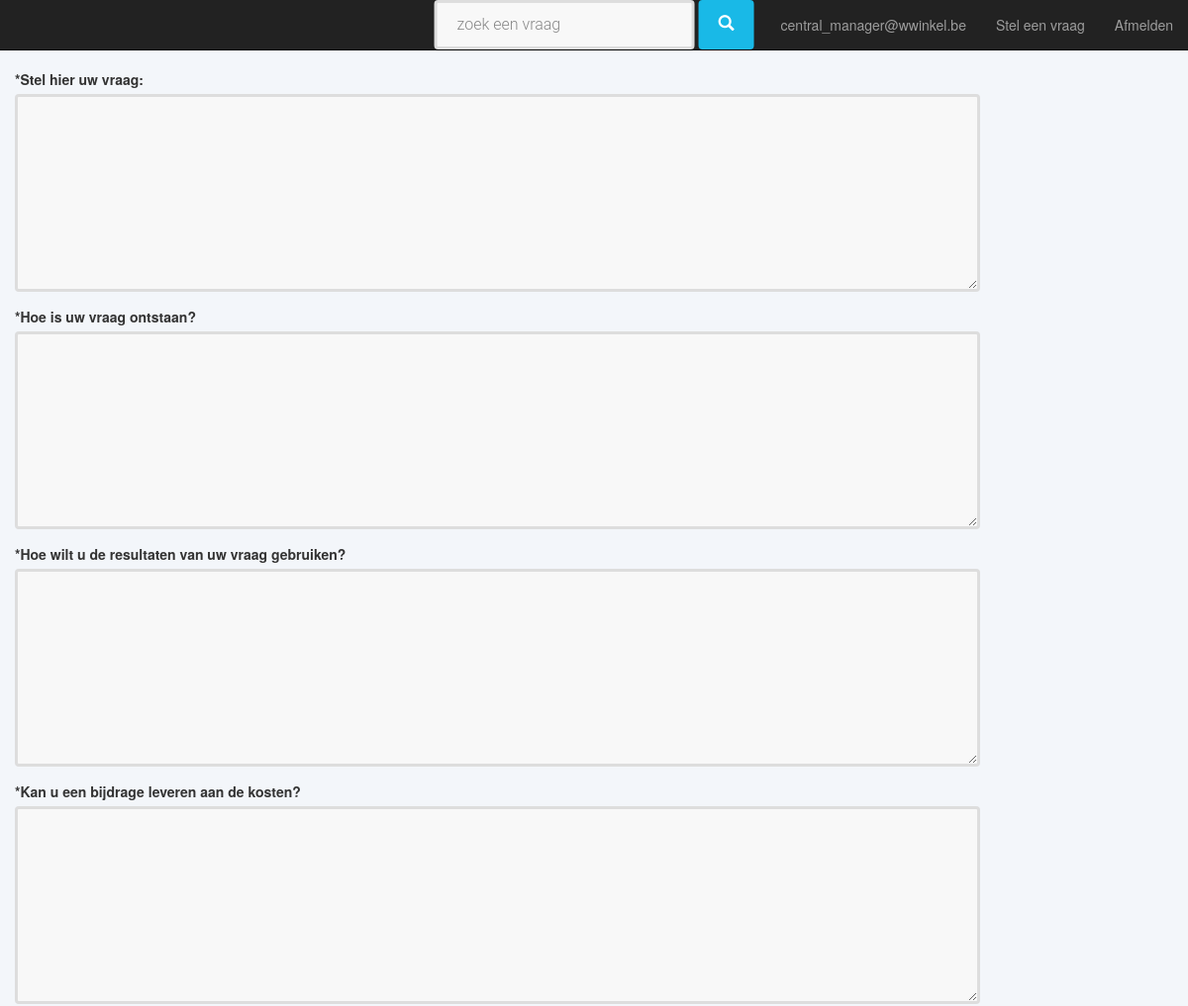
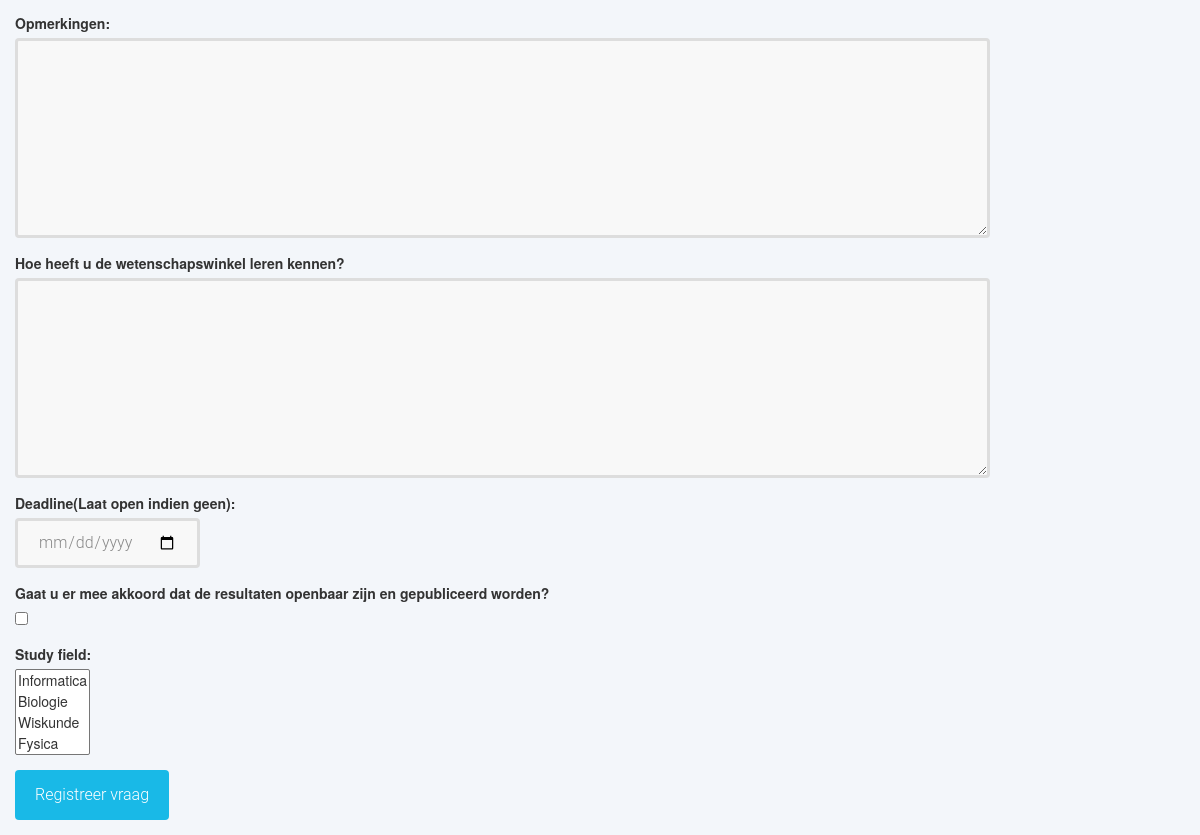
Screenshot of /dbwwinkel/register_question (signed in) with the database file from the repository (2 pictures, top to bottom).
### custom_users/models.py (models this page shows, shortened)
class AbstractUser(AbstractBaseUser, PermissionsMixin):
    email = models.EmailField(
        _('email address'),
        unique=True,
        error_messages={
            'unique': _('This email is already used.')
        },
    )
    is_staff = models.BooleanField(
        _('staff status'),
        default=False,
        help_text=_('Designates whether the user can log into this admin site.')
    )
    is_active = models.BooleanField(
        _('is active'),
        default=True,
        help_text=_('Designates whether this user should be treated as active. Unselect this instead of deleting accounts.')
    )
    date_joined = models.DateTimeField(_('date joined'), default=timezone.now)
    USERNAME_FIELD = 'email'
    REQUIRED_FIELDS = []
    objects = UserManager()
    class Meta:
        verbose_name = _('user')
        verbose_name_plural = _('users')
        abstract = True

class User(AbstractUser):
    first_name = models.CharField(_('first name'), max_length=50, null=True)
    last_name = models.CharField(_('last name'), max_length=50, null=True)
    telephone = models.PositiveIntegerField(_('telephone number'), null=True)
    gsm = models.PositiveIntegerField(_('gsm number'), null=True)

### dbwwinkel/models.py (models this page shows)
class StudyField(models.Model):
    study_field = models.CharField(max_length=33, unique=True)
    def __str__(self):
        return self.study_field

### dbwwinkel/views.py (the view)
@login_required
@permission_required('dbwwinkel.add_question')
def register_question(request):
    if request.method == 'POST':
        form = NameForm(request.POST)
        if form.is_valid():
            question = form.save(commit=False)  # We still need to lay out the foreign keys
            org_user = OrganisationUser.objects.get(id = request.user.id)  # Error if creating a question with admin
            question.organisation = org_user.organisation  # Foreign key to the user (organisation in question...)
            question.state = State.objects.get(state=State.DRAFT_QUESTION)
            question.save()
            form.save_m2m()
            return redirect(detail, question_id=question.id)
    else:
        form = NameForm()
    return render(request, 'dbwwinkel/vraagstelform.html', {'form': form})

### dbwwinkel/forms.py
class NameForm(ModelForm):
    class Meta:
        model = Question
        fields = ['question_text','reason', 'purpose','own_contribution','remarks', 'how_know_WW', 'deadline', 'public', 'study_field']
        labels = {
            'question_text': _('*Stel hier uw vraag'),
            'reason': _('*Hoe is uw vraag ontstaan?'),
            'purpose': _('*Hoe wilt u de resultaten van uw vraag gebruiken?'),
            'deadline': _('Deadline(Laat open indien geen)'),
            'own_contribution': _('*Kan u een bijdrage leveren aan de kosten?'),
            'remarks': _('Opmerkingen'),
            'how_know_WW': _('Hoe heeft u de wetenschapswinkel leren kennen?'),
            'public': _('Gaat u er mee akkoord dat de resultaten openbaar zijn en gepubliceerd worden?')
        }
        widgets = {
            'deadline': DateInput()
        }

### dbwwinkel/templates/dbwwinkel/vraagstelform.html (shortened to what this page needs)
{% extends "base/base.html" %}
{% load static %}
{% block extra_head %}
        <link rel="stylesheet" href="{% static 'dbwwinkel/css/form.css' %} ">
{% endblock %}
{% block content %}
    <div class = "container-fluid">
        <div class = "row">
            <div class = col-xs-12>
                <form action="{{ request.get_full_path }} {% if from %}?next ={{ from }}{% endif %}" method="post" class = "form-horizontal">
                    <div class = "container">
                    <div class = "row">
                    {% for field in form %}
                     <div class="col-md-10">
                        <div class="form-group">
                            {{ field.label_tag }}<br>
                            {{ field }}
                        </div>
                    </div>
                    {% endfor %}
                    </div>
                    </div>
                <div class = "container ">
                    <div class = "row form-group">
                       <button type="submit" class ="btn" >Registreer vraag </button>
                    </div>
                    </div>
                </form>
            </div>
        </div>
    </div>
{% endblock %}

### templates/base/base.html (shortened to what this page needs)
{% load cms_tags sekizai_tags static menu_tags  %}
<!doctype html>
<html>
    <head>
    <link rel="stylesheet" href="{% static 'dbwwinkel/css/bootstrap.css' %}">
    <link rel="stylesheet" href="{% static 'dbwwinkel/css/wwinkel.css' %} ">
  {% block extra_head %}{% endblock %}
    </head>
    <body>
        <nav class="navbar navbar-t navbar-inverse bg-inverse navbar-fixed-top">
             <ul class = "nav navbar-nav navbar-center">
              <li class="nav-item">
                 <form action =  "{% url 'list_questions'  %} " method="get" accept-charset="utf-8" >
                    <div class ="form-inline">
                    <input type ="text" placeholder="zoek een vraag" name="search_text">
                    <button type="submit" class="btn btn-default">
                        <i class ="glyphicon glyphicon-search"></i>
                        </button>
                    </div>
                    </form>
                </li>
            </ul>
            <ul class="nav navbar-nav navbar-right">
                {% if user.is_authenticated %}
                    <li>
                        <p class ="navbar-text">{{ user.email }}</p>
                    </li>
                    <li class="nav-item">
                        <a href="{% url 'register_question' %}">Stel een vraag</a>
                    </li>
                    <li class="nav-item">
                    <a href="{% url 'logout' %}">Afmelden</a>
                    </li>
                {% endif %}
            </ul>
</nav>
           {% block content %}{% endblock content %}
    </body>
</html>

### dbwwinkel/static/dbwwinkel/css/wwinkel.css (style rules this page uses)
body { background-color: #F3F6FA; padding-top: 70px; }
input[type="text"], input[type="password"], input[type= "number"], input[type = "email"], input[type = "tel"], input[type = "url"], input[type = "date"], textarea,select.form-control { height: 50px; margin: 0; padding: 0 20px; vertical-align: middle; background: #f8f8f8; border: 3px solid #ddd; font-family: 'Roboto', sans-serif; font-size: 16px; font-weight: 300; line-height: 50px; color: #888; -moz-border-radius: 4px; -webkit-border-radius: 4px; border-radius: 4px; -moz-box-shadow: none; -webkit-box-shadow: none; box-shadow: none; -o-transition: all .3s; -moz-transition: all .3s; -webkit-transition: all .3s; -ms-transition: all .3s; transition: all .3s; }
textarea, textarea.form-control { padding-top: 10px; padding-bottom: 10px; line-height: 30px; }
button.btn { height: 50px; margin: 0; padding: 0 20px; vertical-align: middle; background: #19b9e7; border: 0; font-family: 'Roboto', sans-serif; font-size: 16px; font-weight: 300; line-height: 50px; color: #fff; -moz-border-radius: 4px; -webkit-border-radius: 4px; border-radius: 4px; text-shadow: none; -moz-box-shadow: none; -webkit-box-shadow: none; box-shadow: none; -o-transition: all .3s; -moz-transition: all .3s; -webkit-transition: all .3s; -ms-transition: all .3s; transition: all .3s; }
.navbar-nav.navbar-right:last-child { margin-right: 0; }
@media (min-width: 768px) { .navbar-nav.navbar-center { position: absolute; left: 50%; transform: translatex(-50%); } }

### dbwwinkel/static/dbwwinkel/css/form.css (style rules this page uses)
textarea,select.form-control { height: 200px; width: 100%; }

### rows the page displays
User: email "central_manager@wwinkel.be"
StudyField: form "Informatica / Biologie / Wiskunde / Fysica"

### other values shown
{{ field.label_tag }} "*Stel hier uw vraag:" "*Hoe is uw vraag ontstaan?" "*Hoe wilt u de resultaten van uw vraag gebruiken?" "*Kan u een bijdrage leveren aan de kosten?" "Opmerkingen:" "Hoe heeft u de wetenschapswinkel leren kennen?" "Deadline(Laat open indien geen):" "Gaat u er mee akkoord dat de resultaten openbaar zijn en gepubliceerd worden?" "Study field:"
